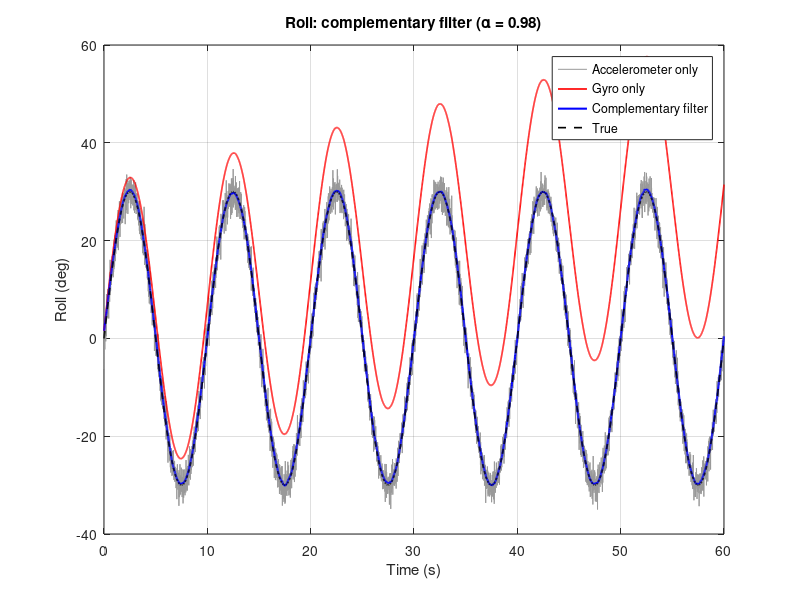
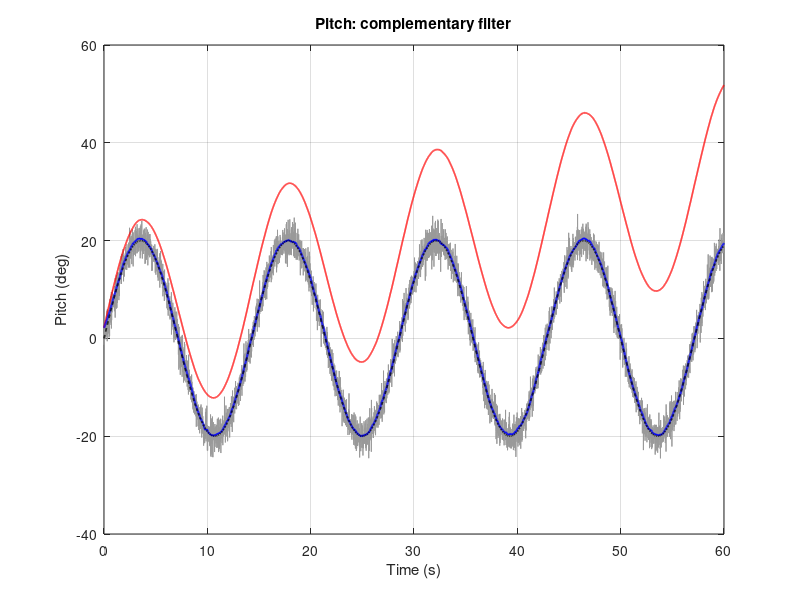
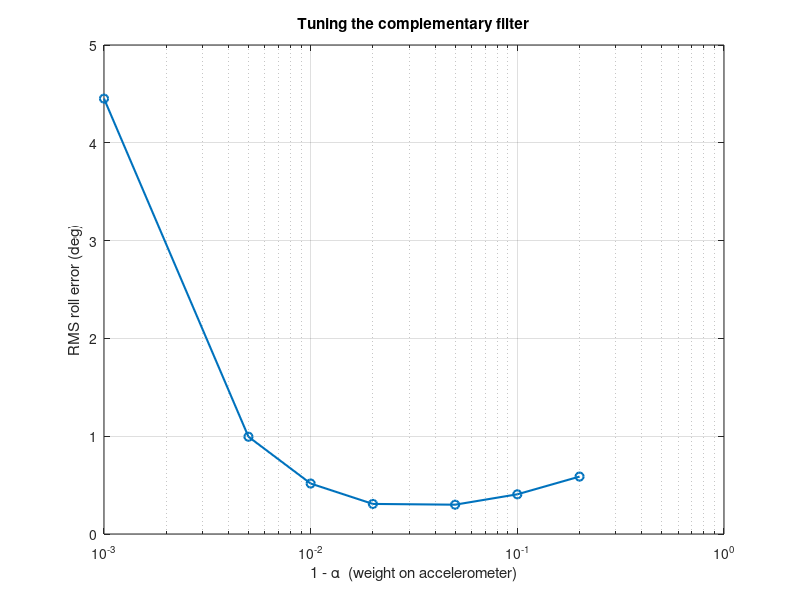

The MATLAB source for these figures, in order:
%% IMU Attitude Estimator — Complementary Filter
% Estimates roll and pitch from gyroscope + accelerometer data.
%
% By default it runs on SIMULATED data with a known "true" attitude, so the
% error of each method can be measured. Set useSimulated = false to load a
% MATLAB Mobile sensor log instead.
%
% Author: Jesus Ordaz, UC Irvine

clear; clc; close all;

%% 1) Settings
useSimulated = true;      % false -> load a phone log from data/
logFile      = 'data/sensorlog.mat';
alpha        = 0.98;      % complementary filter weight on the gyro

%% 2) Get data
% Units: accel in m/s^2, gyro in rad/s, t in seconds
if useSimulated
    rng(0);                          % repeatable noise
    fs = 100;                        % sample rate (Hz)
    t  = (0:1/fs:60)';               % 60 seconds
    g  = 9.81;

    % "True" motion: slow rocking in roll and pitch
    rollTrue  = deg2rad(30) * sin(2*pi*0.10*t);
    pitchTrue = deg2rad(20) * sin(2*pi*0.07*t);

    % Accelerometer sees gravity (plus noise)
    accNoise = 0.3;
    ax = -g*sin(pitchTrue)                + accNoise*randn(size(t));
    ay =  g*cos(pitchTrue).*sin(rollTrue) + accNoise*randn(size(t));
    az =  g*cos(pitchTrue).*cos(rollTrue) + accNoise*randn(size(t));

    % Gyro sees angular rate (plus a constant bias and noise)
    gyroBias = deg2rad(0.5);
    gx = gradient(rollTrue, t)  + gyroBias + 0.01*randn(size(t));
    gy = gradient(pitchTrue, t) + gyroBias + 0.01*randn(size(t));
else
    % MATLAB Mobile log: variables Acceleration and AngularVelocity (timetables)
    S   = load(logFile);
    acc = S.Acceleration;
    gyr = S.AngularVelocity;
    t   = seconds(acc.Timestamp - acc.Timestamp(1));
    ax = acc.X;  ay = acc.Y;  az = acc.Z;
    gx = interp1(seconds(gyr.Timestamp - acc.Timestamp(1)), gyr.X, t, 'linear', 'extrap');
    gy = interp1(seconds(gyr.Timestamp - acc.Timestamp(1)), gyr.Y, t, 'linear', 'extrap');
end

N  = numel(t);
dt = [0; diff(t)];

%% 3) Accelerometer-only tilt (no drift, but noisy)
rollAcc  = atan2(ay, az);
pitchAcc = atan2(-ax, sqrt(ay.^2 + az.^2));

%% 4) Gyro-only integration (smooth, but drifts)
rollGyro  = rollAcc(1)  + cumtrapz(t, gx);
pitchGyro = pitchAcc(1) + cumtrapz(t, gy);

%% 5) Complementary filter
% angle = alpha*(angle + gyro*dt) + (1-alpha)*accel_angle
% Run step by step, like a real flight computer that only knows the past.
roll  = zeros(N,1);  roll(1)  = rollAcc(1);
pitch = zeros(N,1);  pitch(1) = pitchAcc(1);
for k = 2:N
    roll(k)  = alpha*(roll(k-1)  + gx(k)*dt(k)) + (1-alpha)*rollAcc(k);
    pitch(k) = alpha*(pitch(k-1) + gy(k)*dt(k)) + (1-alpha)*pitchAcc(k);
end

%% 6) Plot results
figure('Name','Roll estimate','Color','w');
plot(t, rad2deg(rollAcc),  'Color', [0.6 0.6 0.6]); hold on;
plot(t, rad2deg(rollGyro), 'r', 'LineWidth', 1.2);
plot(t, rad2deg(roll),     'b', 'LineWidth', 1.5);
if useSimulated
    plot(t, rad2deg(rollTrue), 'k--', 'LineWidth', 1.2);
    legend('Accelerometer only','Gyro only','Complementary filter','True','Location','best');
else
    legend('Accelerometer only','Gyro only','Complementary filter','Location','best');
end
grid on; xlabel('Time (s)'); ylabel('Roll (deg)');
title(sprintf('Roll: complementary filter (\\alpha = %.2f)', alpha));

figure('Name','Pitch estimate','Color','w');
plot(t, rad2deg(pitchAcc),  'Color', [0.6 0.6 0.6]); hold on;
plot(t, rad2deg(pitchGyro), 'r', 'LineWidth', 1.2);
plot(t, rad2deg(pitch),     'b', 'LineWidth', 1.5);
if useSimulated
    plot(t, rad2deg(pitchTrue), 'k--', 'LineWidth', 1.2);
end
grid on; xlabel('Time (s)'); ylabel('Pitch (deg)');
title('Pitch: complementary filter');

%% 7) Error and alpha tuning (simulated data only)
if useSimulated
    rmsDeg = @(e) rad2deg(sqrt(mean(e.^2)));
    fprintf('RMS roll error\n');
    fprintf('  Accelerometer only : %.2f deg\n', rmsDeg(rollAcc  - rollTrue));
    fprintf('  Gyro only          : %.2f deg\n', rmsDeg(rollGyro - rollTrue));
    fprintf('  Complementary      : %.2f deg\n', rmsDeg(roll     - rollTrue));

    alphas = [0.80 0.90 0.95 0.98 0.99 0.995 0.999];
    errs   = zeros(size(alphas));
    for j = 1:numel(alphas)
        a = alphas(j);
        r = zeros(N,1); r(1) = rollAcc(1);
        for k = 2:N
            r(k) = a*(r(k-1) + gx(k)*dt(k)) + (1-a)*rollAcc(k);
        end
        errs(j) = rmsDeg(r - rollTrue);
    end

    figure('Name','Alpha tuning','Color','w');
    semilogx(1 - alphas, errs, 'o-', 'LineWidth', 1.5);
    grid on; xlabel('1 - \alpha  (weight on accelerometer)');
    ylabel('RMS roll error (deg)');
    title('Tuning the complementary filter');
end
